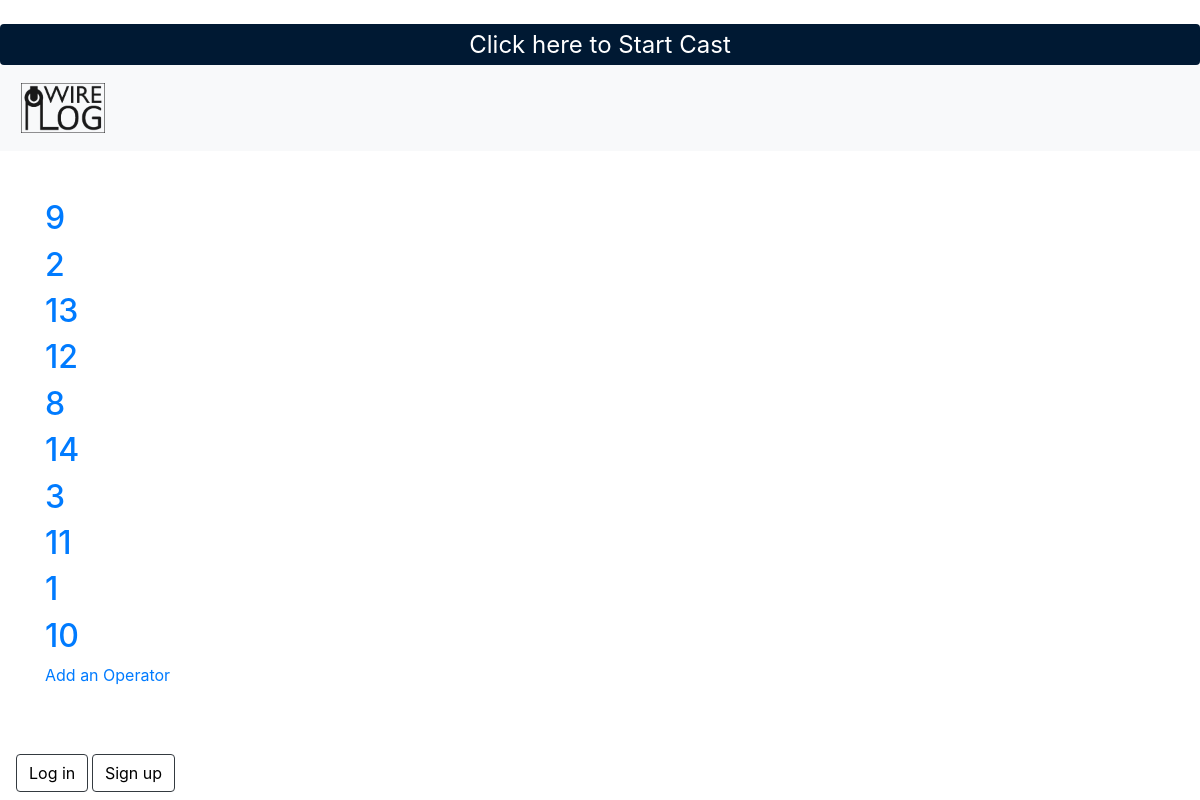
/wwdb/configuration/operatorlist/, run on the app's committed database.
### wwdb/models.py (models this page shows, shortened)
class WinchOperator(models.Model):
    id = models.AutoField(db_column='Id', primary_key=True, blank=True, null=False)
    status = models.BooleanField(db_column='Status', blank=True, null=True, verbose_name='Status')
    firstname = models.TextField(db_column='FirstName', blank=True, null=True, verbose_name='First name', validators=[validate_commas])
    lastname = models.TextField(db_column='LastName', blank=True, null=True, verbose_name='Last name', validators=[validate_commas])
    username = models.TextField(db_column='UserName', blank=True, null=True, verbose_name='User name', validators=[validate_commas])
    class Meta:
        managed = True
        db_table = 'WinchOperator'
        verbose_name_plural = "WinchOperator"
        ordering = ['username']

### wwdb/views.py (the view)
# urls.py: path('configuration/operatorlist/', OperatorList.as_view(), name='operatorlist'),
class OperatorList(ListView):
    model = WinchOperator
    template_name="wwdb/configuration/operatorlist.html"

### context_processors.py (called while the page is built)
def cast_context(request):
    return {'last': Cast.objects.last()}

### wwdb/templates/wwdb/configuration/operatorlist.html (shortened to what this page needs)
{% extends "wwdb/base.html" %}
{% block content %}
{% for operator in winchoperator_list %}
<div class="operator-entry">
    <h2><a href="{% url 'operatordetail' operator.pk %}">{{operator.id}}</a></h2>
</div>
{% endfor %}
<a href="{% url 'operatoradd' %}"> Add an Operator</a>
{% endblock content %}

### data on the page
WinchOperator: id "9"
WinchOperator: id "2"
WinchOperator: id "13"
WinchOperator: id "12"
WinchOperator: id "8"
WinchOperator: id "14"
WinchOperator: id "3"
WinchOperator: id "11"
WinchOperator: id "1"
WinchOperator: id "10"
